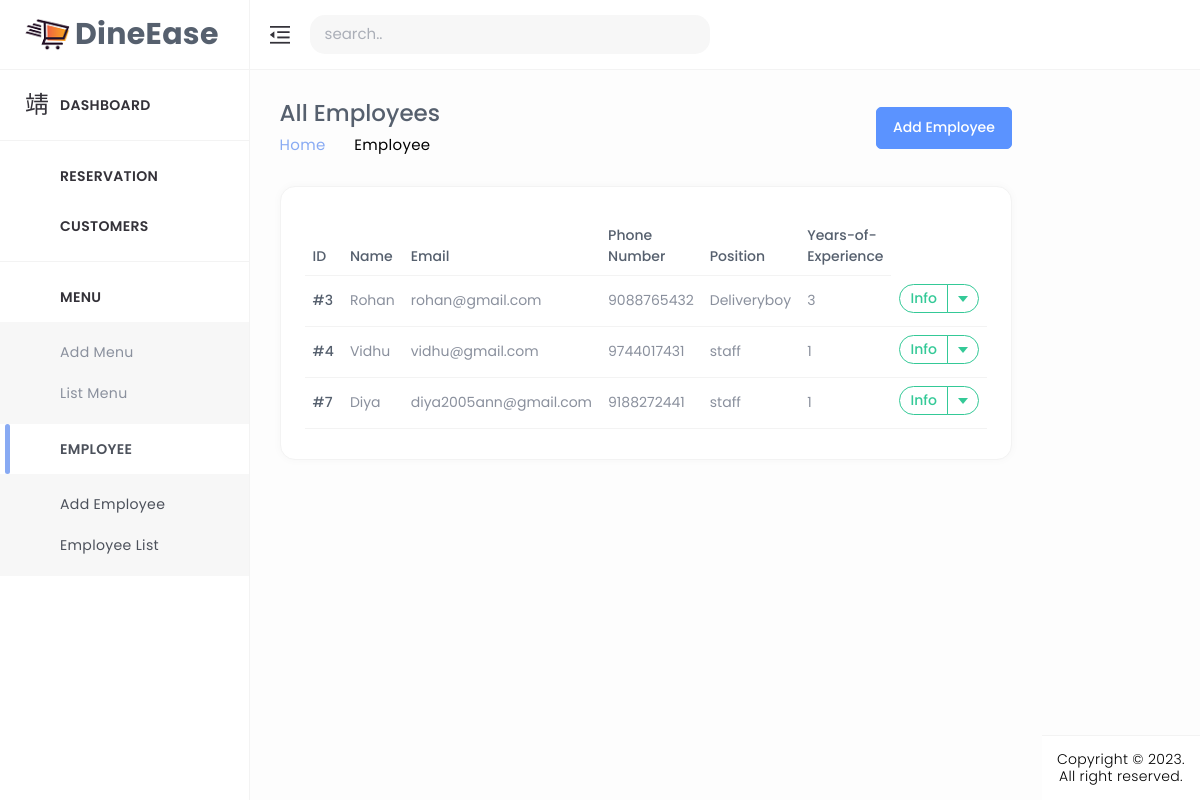
Before: /emp_list/ with the older database file.
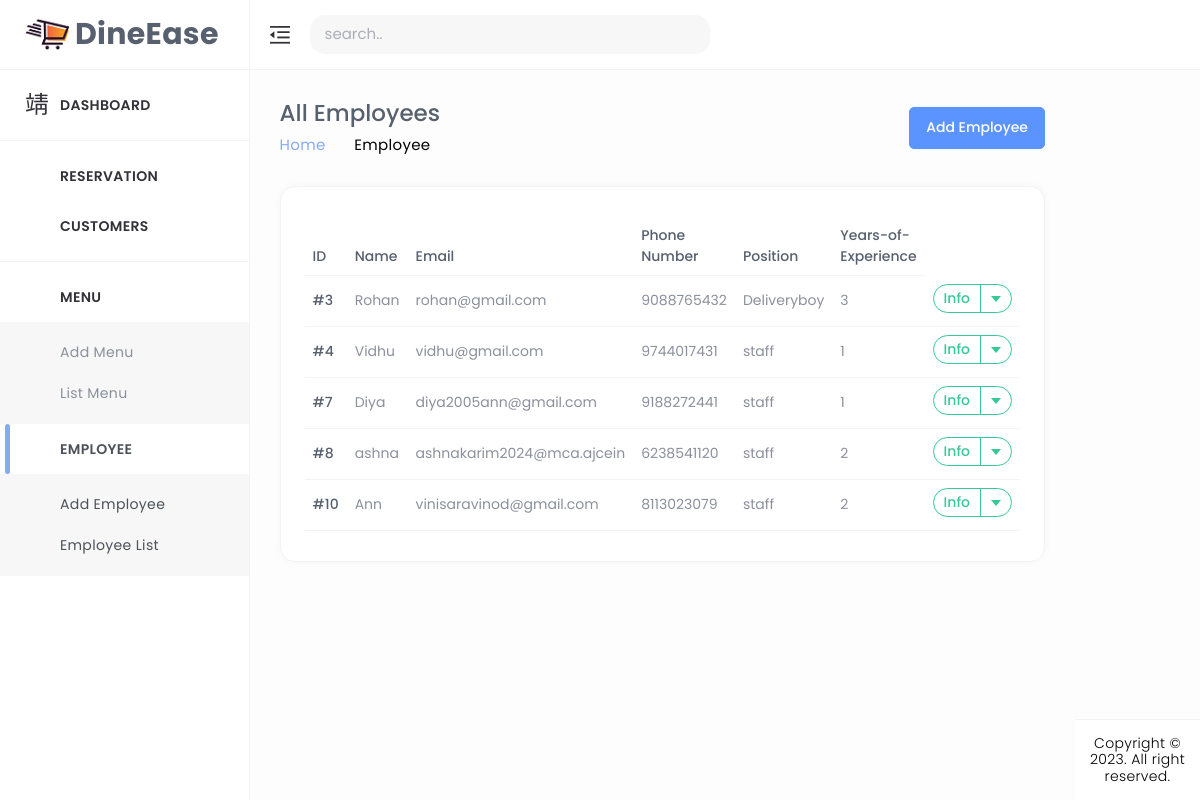
After: the same page with the newer database file.
### home/models.py (models this page shows, shortened)
class Employee(models.Model):
    position = models.CharField(max_length=100,editable=False,null=True,default='default')  # Field for the employee's position
    years_of_experience = models.PositiveIntegerField(null=True,default='default')  # Field for years of experience
    user=models.OneToOneField(CustomUser,on_delete=models.CASCADE)
    address = models.TextField(default='',null=True)  # Field for employee's address
    id_proof_number = models.CharField(max_length=100,default='',null=True)  # Field for employee's ID proof number
    education = models.CharField(max_length=100,default='',null=True)  # Field for employee's education
    qualification = models.CharField(max_length=100,default='',null=True)  # Field for employee's qualification
    emergency_name = models.CharField(max_length=100,default='',null=True)  # Field for emergency contact name
    emergency_contact_number = models.CharField(max_length=12,default='',blank=True, null=True)  # Field for emergency contact number
    image = models.ImageField(upload_to='employee_profile/', blank=True, null=True)
    active = models.BooleanField(default=True)

class CustomUser(AbstractUser):
    CUSTOMER = 1
    EMPLOYEE = 2
    ROLE_CHOICE = (
        (CUSTOMER, 'CUSTOMER'),
        (EMPLOYEE, 'EMPLOYEE'),
    )
    username=None
    first_name = None
    last_name = None
    USERNAME_FIELD = 'email'
    name = models.CharField(max_length=50)
    email = models.EmailField(max_length=100, unique=True)
    phone = models.CharField(max_length=12, blank=True)
    password = models.CharField(max_length=128)
    role = models.IntegerField(choices=ROLE_CHOICE, blank=True, null=True,default='1')
    is_admin = models.BooleanField(default=False)
    is_staff = models.BooleanField(default=False)
    is_active = models.BooleanField(default=True)
    is_superadmin = models.BooleanField(default=False)
    REQUIRED_FIELDS = ['name', 'phone']
    objects = UserManager()

### home/views.py (the view)
# urls.py: path('emp_list/',emp_list, name='emp_list'),
def emp_list(request):
    emp_lists = Employee.objects.all()  # Retrieve all menu items from the database
    return render(request,'admin_dashboard/emp-list.html',{'emp_lists':emp_lists})

### templates/admin_dashboard/emp-list.html (shortened to what this page needs)
{% load static %}
<!DOCTYPE html>
<html lang="en" dir="ltr">
<head>
	<link href="../../../../cdn.jsdelivr.net/npm/%40mdi/font%404.4.95/css/materialdesignicons.min.html" rel="stylesheet" />
	<link href="{% static 'assets/css/materialdesignicons.min.css' %}" rel="stylesheet" />
	<link href="{% static 'assets/plugins/simplebar/simplebar.css' %}" rel="stylesheet" />
	<link href="{% static 'assets/plugins/data-tables/datatables.bootstrap5.min.css' %}" rel='stylesheet'>
	<link href="{% static 'assets/plugins/data-tables/responsive.datatables.min.css' %}" rel='stylesheet'>
	<link id="{% static 'style.css' %}" rel="stylesheet" href="{% static 'assets/css/style.css' %}" />
</head>
<body id="body">
	<div class="wrapper">
		<div class="ec-left-sidebar ec-bg-sidebar">
			<div id="sidebar" class="sidebar ec-sidebar-footer">
				<div class="ec-brand">
					<a href="{% url 'admin_index' %}">
						<img class="ec-brand-icon" src="{% static 'assets/img/logo/favicon.png' %}" alt="" />
						<span class="ec-brand-name text-truncate">DineEase</span>
					</a>
				</div>
				<div class="ec-navigation" data-simplebar>
					<ul class="nav sidebar-inner" id="sidebar-menu">
						<li class="">
							<a class="sidenav-item-link" href="{% url 'admin_index' %}">
								<i class="mdi mdi-view-dashboard-outline"></i>
								<span class="nav-text">Dashboard</span>
							</a>
							<hr>
						</li>
						<li class="has-sub">
							<a class="sidenav-item-link" href="javascript:void(0)">
								<i class="mdi mdi-briefcase-outline"></i>
								<span class="nav-text">Reservation</span> <b class="caret"></b>
							</a>
						</li>
						<li class="has-sub">
							<a class="sidenav-item-link" href="javascript:void(0)">
								<i class="mdi mdi-account-multiple-outline"></i>
								<span class="nav-text">Customers</span> <b class="caret"></b>
							</a>
							<hr>
						</li>
						<li class="has-sub">
							<a class="sidenav-item-link" href="javascript:void(0)">
								<i class="mdi mdi-package-variant-closed"></i>
								<span class="nav-text">Menu</span> <b class="caret"></b>
							</a>
							<div class="collapse show">
								<ul class="sub-menu" id="products" data-parent="#sidebar-menu">
									<li class="">
										<a class="sidenav-item-link" href="{% url 'add_menu' %}">
											<span class="nav-text">Add Menu</span>
										</a>
									</li>
									<li class="">
										<a class="sidenav-item-link" href="{% url 'menu_list' %}">
											<span class="nav-text">List Menu</span>
										</a>
									</li>
								</ul>
							</div>
						</li>
						<li class="has-sub active">
							<a class="sidenav-item-link" href="javascript:void(0)">
								<i class="mdi mdi-package-variant-closed"></i>
								<span class="nav-text">Employee</span> <b class="caret"></b>
							</a>
							<div class="collapse show">
								<ul class="sub-menu" id="products" data-parent="#sidebar-menu">
									<li class="active">
										<a class="sidenav-item-link" href="{% url 'emp_add' %}">
											<span class="nav-text">Add Employee</span>
										</a>
									</li>
									<li class="active">
										<a class="sidenav-item-link" href="{% url 'emp_list' %}">
											<span class="nav-text">Employee List</span>
										</a>
									</li>
								</ul>
							</div>
						</li>
					</ul>
				</div>
			</div>
		</div>
		<div class="ec-page-wrapper">
			<header class="ec-main-header" id="header">
				<nav class="navbar navbar-static-top navbar-expand-lg">
					<button id="sidebar-toggler">
						<img src="{% static 'assets/img/icons/clops.png' %}" alt="">
					</button>
					<div class="search-form d-lg-inline-block">
						<div class="input-group">
							<input type="text" name="query" id="search-input" class="form-control"
								placeholder="search.." autofocus autocomplete="off" />
							<button type="button" name="search" id="search-btn" class="btn btn-flat">
								<i class="mdi mdi-magnify"></i>
							</button>
						</div>
					</div>
				</nav>
			</header>
			<div class="ec-content-wrapper">
				<div class="content">
					<div class="breadcrumb-wrapper d-flex align-items-center justify-content-between">
						<div>
							<h1>All Employees</h1>
							<p class="breadcrumbs"><span><a href="index.html">Home</a></span>
								<span><i class="mdi mdi-chevron-right"></i></span>Employee</p>
						</div>
						<div>
							<a href="{% url 'emp_add' %}" class="btn btn-primary"> Add Employee</a>
						</div>
					</div>
					<div class="row">
						<div class="col-12">
							<div class="card card-default">
								<div class="card-body">
									<div class="table-responsive">
										<table id="responsive-data-table" class="table" style="width:100%">
											<thead>
												<tr>
													<th>ID</th>
													<th>Name</th>
													<th>Email</th>
													<th>Phone Number</th>
													<th>Position</th>
													<th>Years-of-Experience</th>
												</tr>
											</thead>
											<tbody>
												{% for list_emp in emp_lists %}
												{% if list_emp.active %}
												<tr>
													<td>#{{list_emp.id }}</td>
													<td>{{ list_emp.user.name }}</td>
													<td>{{ list_emp.user.email }}</td>
													<td>{{ list_emp.user.phone }}</td>
													<td>{{ list_emp.position }}</td>
													<td>{{ list_emp.years_of_experience }}</td>
													<td>
														<div class="btn-group mb-1">
															<button type="button" class="btn btn-outline-success">Info</button>
															<button type="button" class="btn btn-outline-success dropdown-toggle dropdown-toggle-split"
																data-bs-toggle="dropdown" aria-haspopup="true" aria-expanded="false" data-display="static">
															</button>
														</div>
													</td>
												</tr>
												{% endif %}
												{% endfor %}
											</tbody>
										</table>
									</div>
									</div>
								</div>
							</div>
						</div>
					</div>
				</div>
			</div>
			<footer class="footer mt-auto">
				<div class="copyright bg-white">
					<p>
						Copyright © 2023. All right reserved.
					  </p>
				</div>
			</footer>
		</div>
</body>
</html>

Changed rows visible on the page:
added Employee: id "8", user.name "ashna", user.email "ashnakarim2024@mca.ajcein", user.phone "6238541120", position "staff", years_of_experience "2"
added Employee: id "10", user.name "Ann", user.email "vinisaravinod@gmail.com", user.phone "8113023079", position "staff", years_of_experience "2"
